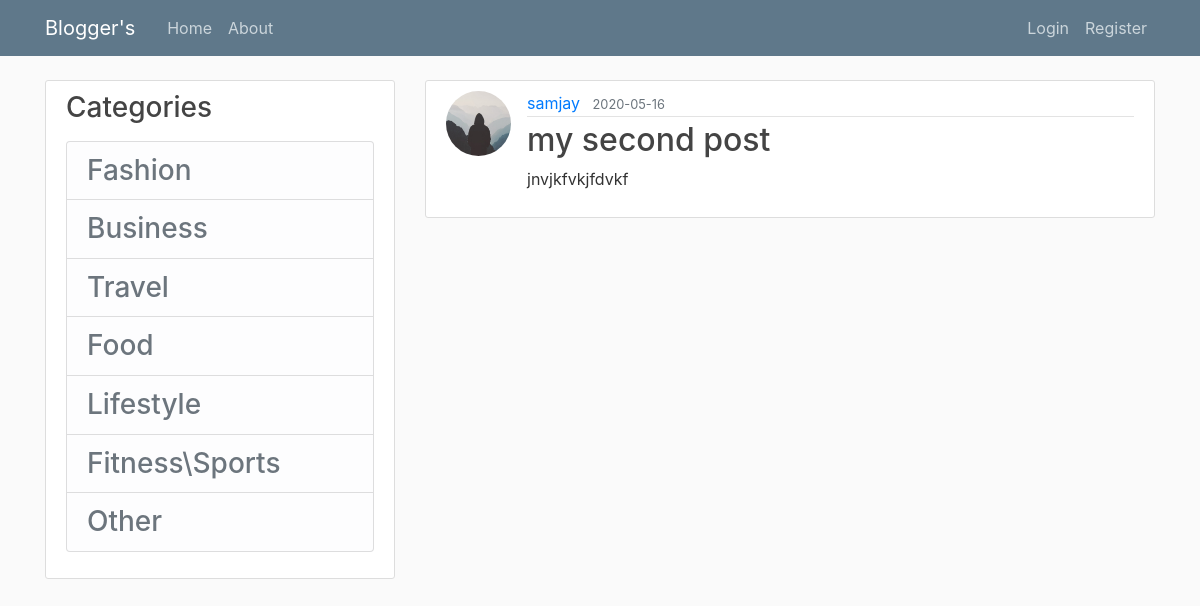
Screenshot of /post/2 with the database file from the repository.
### blog/models.py (models this page shows, shortened)
class User(db.Model, UserMixin):
    id = db.Column(db.Integer, primary_key=True)
    username = db.Column(db.String(20), unique=True, nullable=False)
    email = db.Column(db.String(120), unique=True, nullable=False)
    phone = db.Column(db.String(15), unique=True, nullable=False)
    image_file = db.Column(db.String(20), nullable=False, default='default.jpg')
    password = db.Column(db.String(60), nullable=False)
    posts = db.relationship('Post', backref='author', lazy=True)

class Post(db.Model):
    id = db.Column(db.Integer, primary_key=True)
    category = db.Column(db.Integer, nullable=False)
    title = db.Column(db.String(100), nullable=False)
    date_posted = db.Column(db.DateTime, nullable=False, default=datetime.utcnow)
    content = db.Column(db.Text, nullable=False)
    user_id = db.Column(db.Integer, db.ForeignKey('user.id'), nullable=False)

### blog/routes.py (the view)
@app.route("/post/<int:post_id>")
def post(post_id):
    post = Post.query.get_or_404(post_id)
    return render_template('post.html', title=post.title, post=post)

### blog/templates/post.html (shortened to what this page needs)
{% extends "layout.html" %}
{% block content %}
        <article class="media content-section">
            <img class="rounded-circle article-img" src="{{url_for('static', filename='profile_pics/' + post.author.image_file)}}">
            <div class="media-body">
                <div class="article-metadata">
                    <a class="mr-2" href="{{url_for('user_post', username=post.author.username)}}">{{post.author.username}}</a>
                    <small class="text-muted">{{post.date_posted.strftime('%Y-%m-%d')}}</small>
                </div>
                <h2 class="article-title">{{post.title}}</h2>
                <p class="article-content">{{post.content}}</p>
            </div>
        </article>
{% endblock content %}

### blog/static/main.css (style rules this page uses)
body { background: #fafafa; color: #333333; margin-top: 5rem; }
h1, h2, h3, h4, h5, h6 { color: #444444; }
.content-section { background: #ffffff; padding: 10px 20px; border: 1px solid #dddddd; border-radius: 3px; margin-bottom: 20px; }
.article-title { color: #444444; }
.article-content { white-space: pre-line; }
.article-img { height: 65px; width: 65px; margin-right: 16px; }
.article-metadata { padding-bottom: 1px; margin-bottom: 4px; border-bottom: 1px solid #e3e3e3 }

### rows the page displays
User: image_file (placeholder picture), author.username "samjay"
Post: date_posted "2020-05-16", title "my second post", content "jnvjkfvkjfdvkf"
